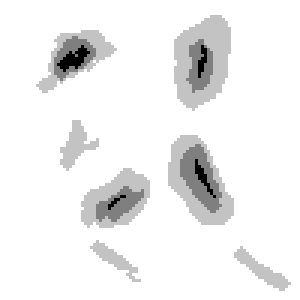
#> input picture topography_1.png, 100 x 100 px (shown 3 times larger)
$ python radar_map.py
#> lines starting #> are read from the running program, lines starting #| are printed output that depends on the picture
# -*- coding: utf-8 -*-
"""
Spyder Editor

This is a temporary script file.
"""

import numpy as np
import matplotlib.pyplot as plt
from math import *
import matplotlib.image as mpimg
from PIL import Image


def decay_function(r, r_max, style):


    if style == 'none':
        if r <= r_max:
            return 1
        else:
            return 0

    elif style == 'linear':
    # Linear Decay from strength 1 at radius 1 to
    # stregth 0 and radius r_max

        m = 1/(1 - r_max)
        return m*(r - r_max)

    # Exponential Decay from strength 1 at radius 1
    elif style == 'exp':

        const = -0.05

        return exp(const*(r-1))


def draw_circle(centre, r_max, resolution, vision, topo, theta, decay,
                max_height):

    # theta is the angle of the radar
    # resolution is how many angle iterations you have


    plot_height, plot_width = topo.shape
    radar_height = topo[centre[1], centre[0]]

    for i in range(0, resolution + 1):


        current_min_strength = 1

        for r in range(1, r_max + 1):

            # within this radial direction track the strengths and
            # use the current lowest


            x = floor(centre[0] + r*cos(2*pi*i/resolution))
            y = floor(centre[1] + r*sin(2*pi*i/resolution))

            if y > plot_height - 1 or y < 0:
                break
            if x > plot_width - 1 or x < 0:
                break

            # MOUNTAINS REDUCE SIGNAL
            # pull down height to ground level
            current_height = max(topo[(y,x)] - radar_height, 0)
            scaled_max_height = max_height - radar_height

            #
            gap = min(r*tan(theta), scaled_max_height) - current_height

            ratio = gap/(r*tan(theta))
            strength = max(ratio, 0)

            current_min_strength = min(strength, current_min_strength)

            # power = strength x decay function
            power = current_min_strength*decay_function(r, r_max, decay)


            vision[(y,x)] = max(power, vision[(y,x)])

    return vision


def field_of_vision(centres, r_maxs, topo, theta, decay, resolution,
                    max_height):


    vision = np.zeros(topo.shape)

    for centre, r_max in zip(centres, r_maxs):
        vision = draw_circle(centre, r_max, resolution, vision, topo, theta*pi/180, decay,
                             max_height = max_height)


    print(vision)


    # Two subplots, unpack the axes array immediately
    f1, ax1 = plt.subplots(1, 1, sharey=True)
    plot1 = ax1.imshow(vision, interpolation = 'none')
    ax1.set_title('Radar')
    col_bar1 = f1.colorbar(plot1)

    f2, ax2 = plt.subplots(1, 1, sharey=True)
    plot2 = ax2.imshow(topo, interpolation = 'none')
    ax2.set_title('Mountain')
    col_bar2 = f2.colorbar(plot2)


    return vision

# main

resolution = 400

image = Image.open("topography_1.png").convert("L")
arr = np.asarray(image)
arr = (255 - arr)*(10/255)
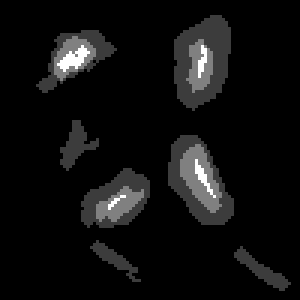
#> arr: shape (100, 100) float64 (shown 3 times larger); min 0, max 10, mean 0.599; drawn with min black and max white

field_of_vision([(72,17)], [40], arr, 30, 'linear', resolution,
                max_height = 15)
#> the loop in field_of_vision, `for centre, r_max in zip(centres, r_maxs):` made 1 pass
#> radar_height in draw_circle on pass 1: 2.35
#> pass 1, in field_of_vision, `vision = draw_circle(centre, r_max, resolution, vision, topo, theta*pi..`:
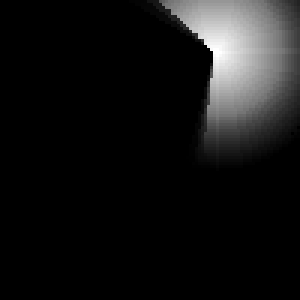
#> vision: shape (100, 100) float64 (shown 3 times larger); min 0, max 1, mean 0.081
#> (printed output is left out)


#test = np.zeros((100, 100))
#test[70:80, 70:80] = 5
#field_of_vision([(68,68)], [20], test, 45, 'none', resolution)
#
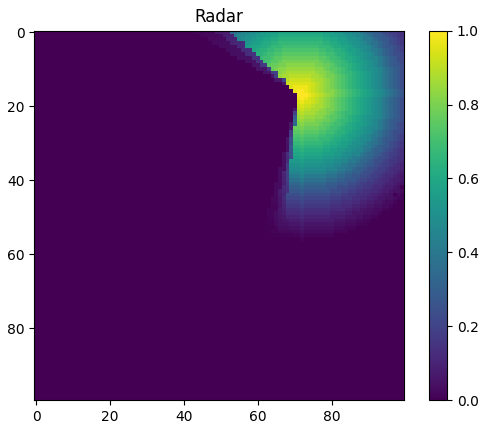
#> figure drawn by matplotlib, 2 panels
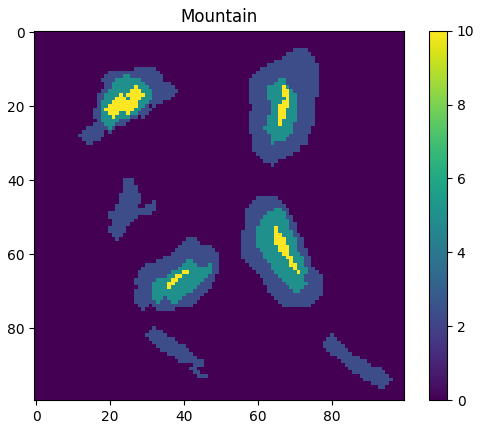
#> figure drawn by matplotlib, 2 panels
